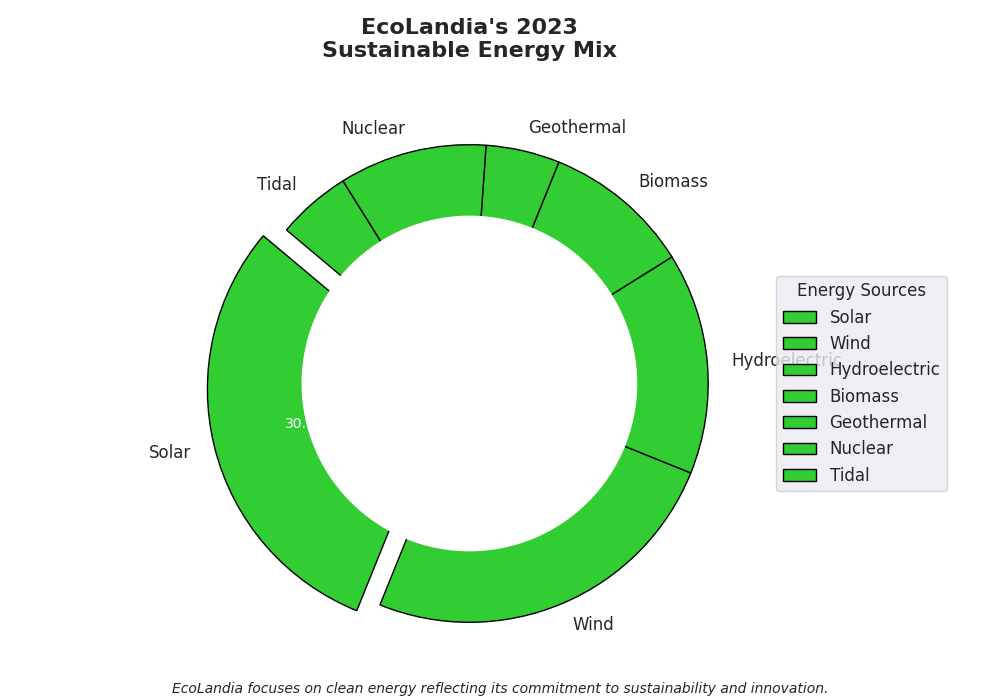

Write Python code to recreate this figure.
import matplotlib.pyplot as plt

energy_sources = ['Solar', 'Wind', 'Hydroelectric', 'Biomass', 'Geothermal', 'Nuclear', 'Tidal']
energy_proportions = [30, 25, 15, 10, 5, 10, 5]
single_color = '#32CD32'
explode = (0.1, 0, 0, 0, 0, 0, 0)

fig, ax = plt.subplots(figsize=(10, 7))
wedges, texts, autotexts = ax.pie(energy_proportions, labels=energy_sources, autopct='%1.1f%%', startangle=140, 
                                  colors=[single_color] * len(energy_proportions), explode=explode, wedgeprops={'edgecolor': 'black', 'linewidth': 1})

for text in texts:
    text.set_fontsize(12)
for autotext in autotexts:
    autotext.set_fontsize(10)
    autotext.set_color('white')

centre_circle = plt.Circle((0,0), 0.70, fc='white')
fig.gca().add_artist(centre_circle)

plt.title('EcoLandia\'s 2023\nSustainable Energy Mix', fontsize=16, fontweight='bold', pad=20)
plt.legend(wedges, energy_sources, title="Energy Sources", loc="center left", bbox_to_anchor=(1, 0.5), fontsize=12)
plt.figtext(0.5, 0.01, "EcoLandia focuses on clean energy reflecting its commitment to sustainability and innovation.",
            ha="center", fontsize=10, fontstyle='italic')

plt.tight_layout()
plt.show()
